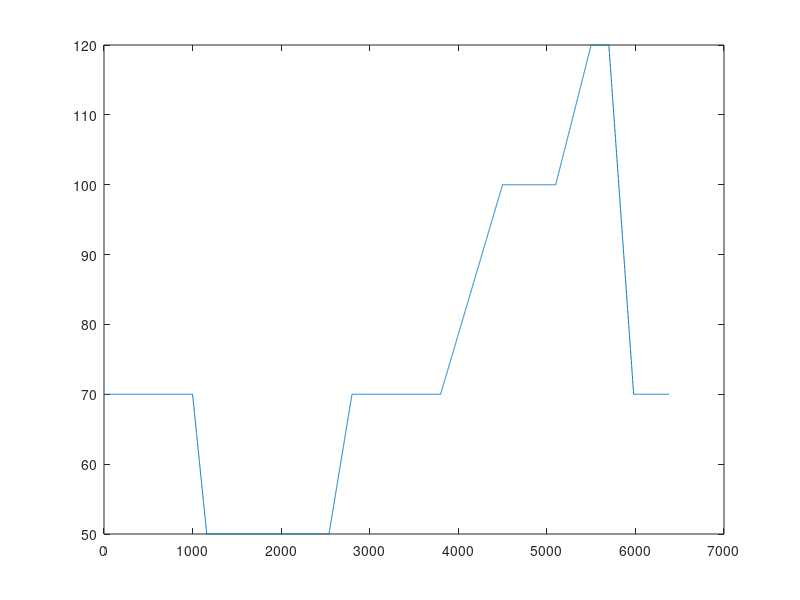

Here is the MATLAB script that generated this plot:
clc;
clear;
close all;

Tstep          = 0.05;
total_time     = 50+8+69+13+50+35+30+20+10+14+20;
time           = 1:Tstep:total_time;

vel = zeros(total_time/Tstep,1);

cruise_time_i = 1;
change_time_i = 1;
for i = 1:total_time/Tstep
   if i*Tstep <= 50
       vel(i) = 70;
   elseif i*Tstep <= 50+8
       vel(i) = 70 - 20/8*(i*Tstep-50);
   elseif i*Tstep <= 50+8+69
       vel(i) = 50;
   elseif i*Tstep <= 50+8+69+13
       vel(i) = 50 + 20/13*(i*Tstep-(50+8+69));
   elseif i*Tstep <= 50+8+69+13+50
       vel(i) = 70;
   elseif i*Tstep <= 50+8+69+13+50+35
       vel(i) = 70 + 30/35*(i*Tstep-(50+8+69+13+50));
   elseif i*Tstep <= 50+8+69+13+50+35+30
       vel(i) = 100; 
   elseif i*Tstep <= 50+8+69+13+50+35+30+20
       vel(i) = 100 + 20/20*(i*Tstep-(50+8+69+13+50+35+30));
   elseif i*Tstep <= 50+8+69+13+50+35+30+20+10
       vel(i) = 120; 
   elseif i*Tstep <= 50+8+69+13+50+35+30+20+10+14
       vel(i) = 120 - 50/14*(i*Tstep-(50+8+69+13+50+35+30+20+10));
   elseif i*Tstep <= 50+8+69+13+50+35+30+20+10+14+20
       vel(i) = 70;
   end
end
plot(vel);

save('nedc.mat','time','vel');